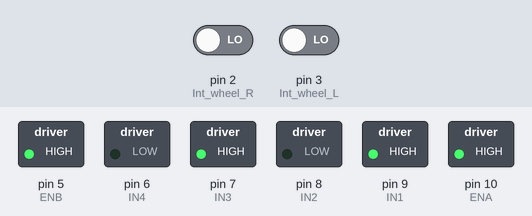
A sketch run on a simulated Arduino Uno, built with avr-gcc and run on an emulated ATmega328P. Shown: switched loads named in the sketch (green lamp = pin HIGH). Inputs (shaded band) come from the test bench; at power-on: pin 2 (Int_wheel_R) LOW, pin 3 (Int_wheel_L) LOW. What the sketch prints to the serial monitor is not drawn.

Above: at 0.1 s.
Timing chart, 0 to 1.6 s (numbered marks = the images above):
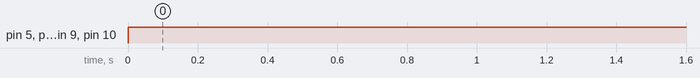

Measured:
- by itself, pin 5 (ENB), pin 7 (IN3), pin 9 (IN1), pin 10 (ENA): LOW → HIGH at 0.00 s

The sketch:

21.ino
```cpp
//21 การหาระยะทางการเคลื่อนที่ของหุ่นยนต์

#define Int_wheel_R 2
#define Int_wheel_L 3

//มอเตอร์ซ้าย
int ENA=10;
int IN1=9;
int IN2=8;
//มอเตอร์ขวา
int ENB=5;
int IN3=7;
int IN4=6;

volatile float noSlots = 20.00;
volatile float round_distance = 22.00;

volatile unsigned int noClk_R = 0;
volatile unsigned int noClk_L = 0;

void ISR_count_R() {
  noClk_R = noClk_R + 1;

}

void ISR_count_L() {
  noClk_L = noClk_L + 1;

}

void forward() {
  digitalWrite(IN1, HIGH);
  digitalWrite(IN2, LOW);
  digitalWrite(IN3, HIGH);
  digitalWrite(IN4, LOW);

  analogWrite(ENA, 255);
  analogWrite(ENB, 255);

}

void setup() {
  //กำหนดให้ขาต่าง ๆ เป็นอินพุตและเอาต์พุต
  pinMode(ENA, OUTPUT);
  pinMode(ENB, OUTPUT);
  pinMode(IN1, OUTPUT);
  pinMode(IN2, OUTPUT);
  pinMode(IN3, OUTPUT);
  pinMode(IN4, OUTPUT);

  attachInterrupt(digitalPinToInterrupt(Int_wheel_R), ISR_count_R, RISING);
  attachInterrupt(digitalPinToInterrupt(Int_wheel_L), ISR_count_L, RISING);

  Serial.begin(9600);

}

void loop() {
  forward();
  Serial.println("ระยะทางการหมุนล้อขวา: ");
  Serial.println((noClk_R/noSlots)*round_distance);

  Serial.println("ระยะทางการหมุนล้อซ้าย: ");
  Serial.println((noClk_L/noSlots)*round_distance);
}


//22

//23
```
